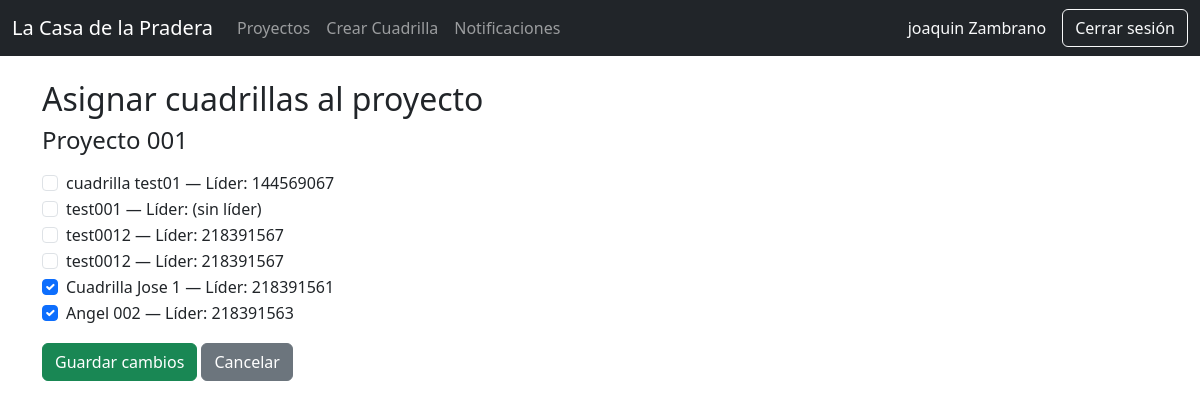
Page /proyectos/10/asignar-cuadrillas/ (signed in) on the earlier database version.
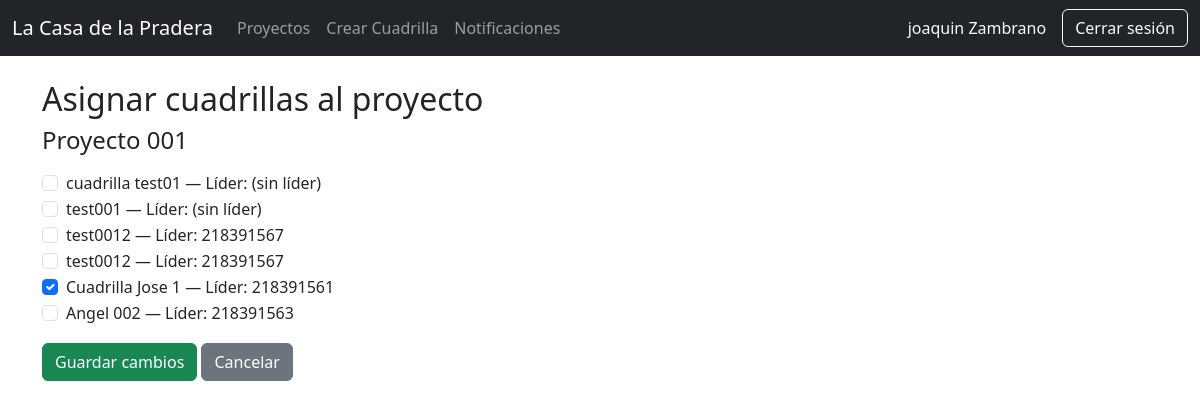
Same page on the later database version.
### personal/models.py (models this page shows, shortened)
class Cuadrilla(models.Model):
    nombre = models.CharField(max_length=100)
    proyecto = models.ForeignKey(Proyecto, on_delete=models.CASCADE, related_name='cuadrillas', null=True, blank=True)
    lider = models.ForeignKey(User, on_delete=models.SET_NULL, null=True, blank=True, related_name='cuadrillas_lideradas')

### proyectos/views.py (the view, shortened to what this page needs)
# urls.py: path('<int:proyecto_id>/asignar-cuadrillas/', views.asignar_cuadrillas, name='asignar_cuadrillas'),
@login_required
@user_passes_test(es_jefe)
def asignar_cuadrillas(request, proyecto_id):
    proyecto = Proyecto.objects.get(id=proyecto_id, jefe=request.user)
    cuadrillas_disponibles = Cuadrilla.objects.all()
    cuadrillas_asignadas = Cuadrilla.objects.filter(proyecto=proyecto).values_list('id', flat=True)
    return render(request, 'asignar_cuadrillas.html', {
        'proyecto': proyecto,
        'cuadrillas_disponibles': cuadrillas_disponibles,
        'cuadrillas_asignadas': cuadrillas_asignadas
    })

### core/context_processors.py (called while the page is built)
def notificaciones_no_leidas(request):
    if request.user.is_authenticated:
        return {
            "notifs_no_leidas": request.user.notificaciones.filter(leida=False).count()
        }
    return {"notifs_no_leidas": 0}

### personal/templatetags/custom_tags.py (called while the page is built)
@register.filter
def has_group(user, group_name):
    return user.groups.filter(name=group_name).exists()

### proyectos/views.py (called while the page is built)
def es_jefe(user):
    return user.groups.filter(name='JefeProyecto').exists()

### proyectos/templates/asignar_cuadrillas.html (shortened to what this page needs)
{% extends 'base.html' %}
{% block content %}
<h2>Asignar cuadrillas al proyecto</h2>
<h4>{{ proyecto.nombre }}</h4>
<form method="POST">
    <div class="form-group mt-3">
        {% for c in cuadrillas_disponibles %}
        <div class="form-check">
            <input
                class="form-check-input cuadrilla-checkbox"
                type="checkbox"
                name="cuadrillas"
                value="{{ c.id }}"
                id="cuadrilla_{{ c.id }}"
                {% if c.id in cuadrillas_asignadas %}checked{% endif %}>
            <label class="form-check-label" for="cuadrilla_{{ c.id }}">
                {{ c.nombre }} — Líder: {{ c.lider.username|default:"(sin líder)" }}
            </label>
        </div>
        {% endfor %}
    </div>
    <button type="submit" class="btn btn-success mt-3">Guardar cambios</button>
    <a href="{% url 'proyectos:panel' %}" class="btn btn-secondary mt-3">Cancelar</a>
</form>
{% endblock %}

Differences in the rows shown:
changed Cuadrilla "cuadrilla test01": lider.username "144569067" → "(sin líder)"
changed Cuadrilla "Angel 002": cuadrillas "☑" → "☐"
